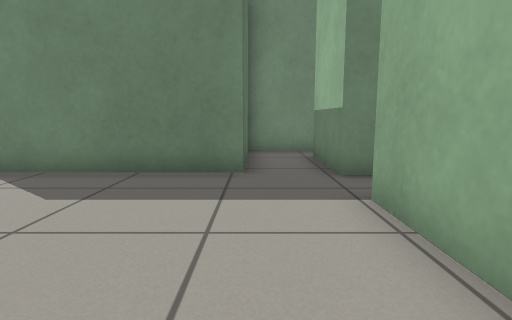
view 1 (above)

12 first-person views from a walk through a robot-simulator world made for Gazebo. The camera is 0.59 m above the floor, tilts 8° down and sees 80° across. The floor is counted in squares, 0.5 m on a side. Each view is taken from the middle of a square. On the plan, view 1 faces up. The plan holds only what a view shows up to about 13 squares ahead; the rest is blank.

view 2
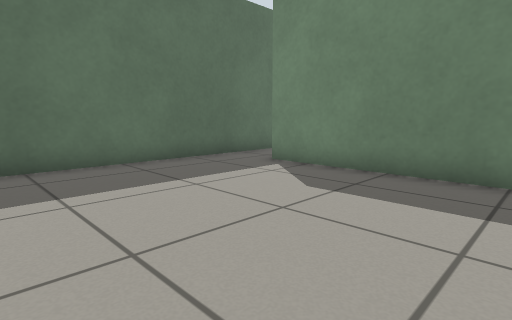

view 3
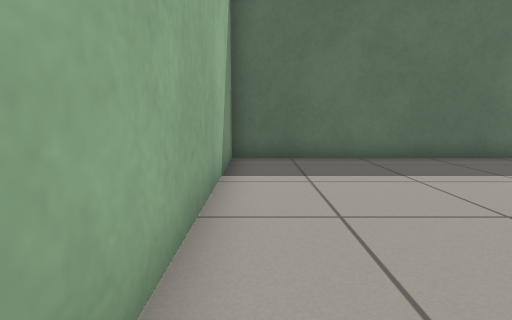

view 4
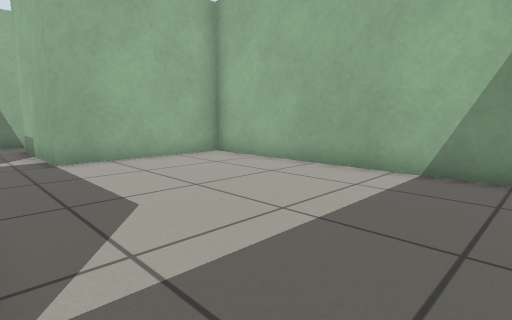

view 5
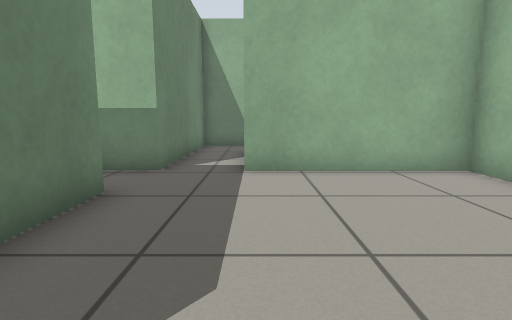

view 6
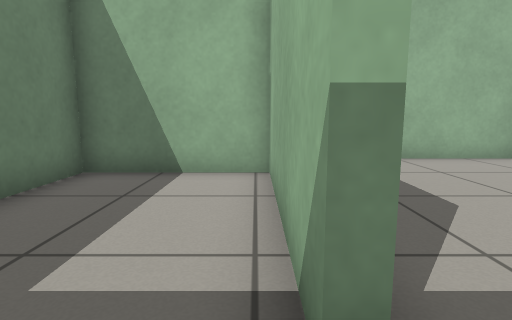

view 7
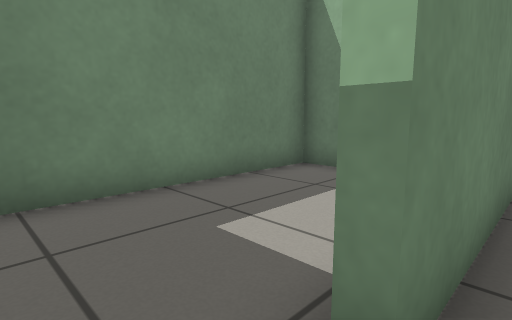

view 8
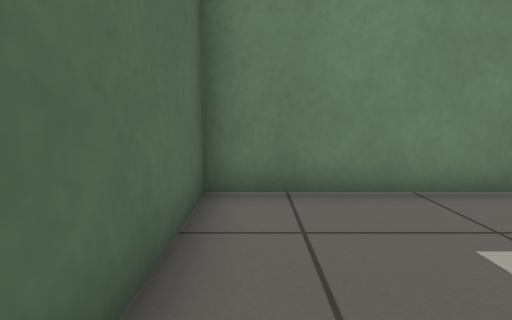

view 9
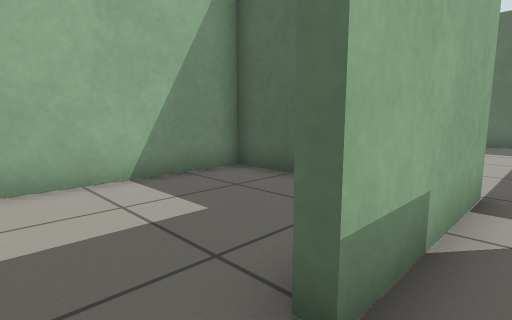

view 10
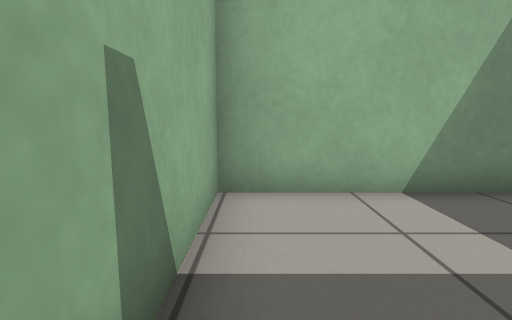

view 11
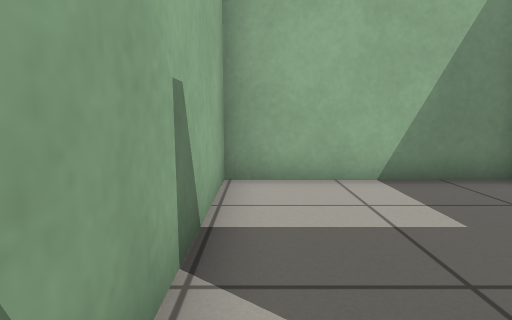

view 12
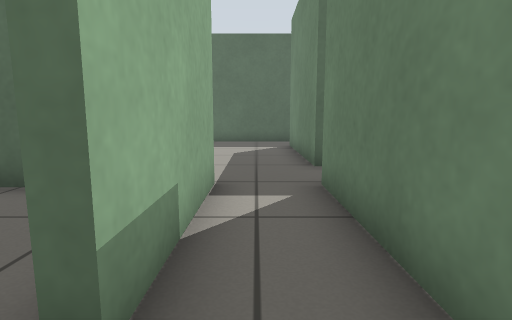

### Floor plan
Points are (right, up) in squares from view 1. A wall is a line through its corners. A room is listed if a view was taken in it or the views show most of it. See-through windows are left out.
Room 1 (views 1, 2, 3, 4, 5, 7, 8, 9, 11, 12)
walls: (-7.8, 6.5) (-7.8, -0.7) (1.7, -0.7) (1.7, 4.3) (5.7, 4.3); (2.1, 10.7) (-0.3, 10.7) (-0.3, 6.4) (-5.9, 6.4); (7.6, 4.5) (7.6, 6.2) (1.7, 6.2) (1.7, 9.3)
ways out: opening at (-6.5, 6) to room 2; opening at (6.5, 4) to room 3; opening at (2, 10)
Room 2 (view 6)
walls: (-5.9, 6.7) (-0.6, 6.7) (-0.6, 10.7) (-7.8, 10.7) (-7.8, 6.5)
ways out: opening at (-6.5, 6) to room 1
Room 3 (view 10)
walls: (5.7, 4.3) (5.7, 3.9); (2, 1.1) (2, -0.7) (7.6, -0.7) (7.6, 4.5)
ways out: opening at (6.5, 4) to room 1

Positions as (right, up) in squares from view 1, and headings:
1: (0, 0), facing up
2: (0, 0), facing up-left
3: (1, 0), facing left
4: (-7, 6), facing down-right
5: (-5, 4), facing right
6: (-7, 7), facing right
7: (-7, 6), facing up-right
8: (-7, 6), facing up
9: (7, 5), facing down-left
10: (7, 4), facing down
11: (7, 5), facing down
12: (7, 5), facing left
